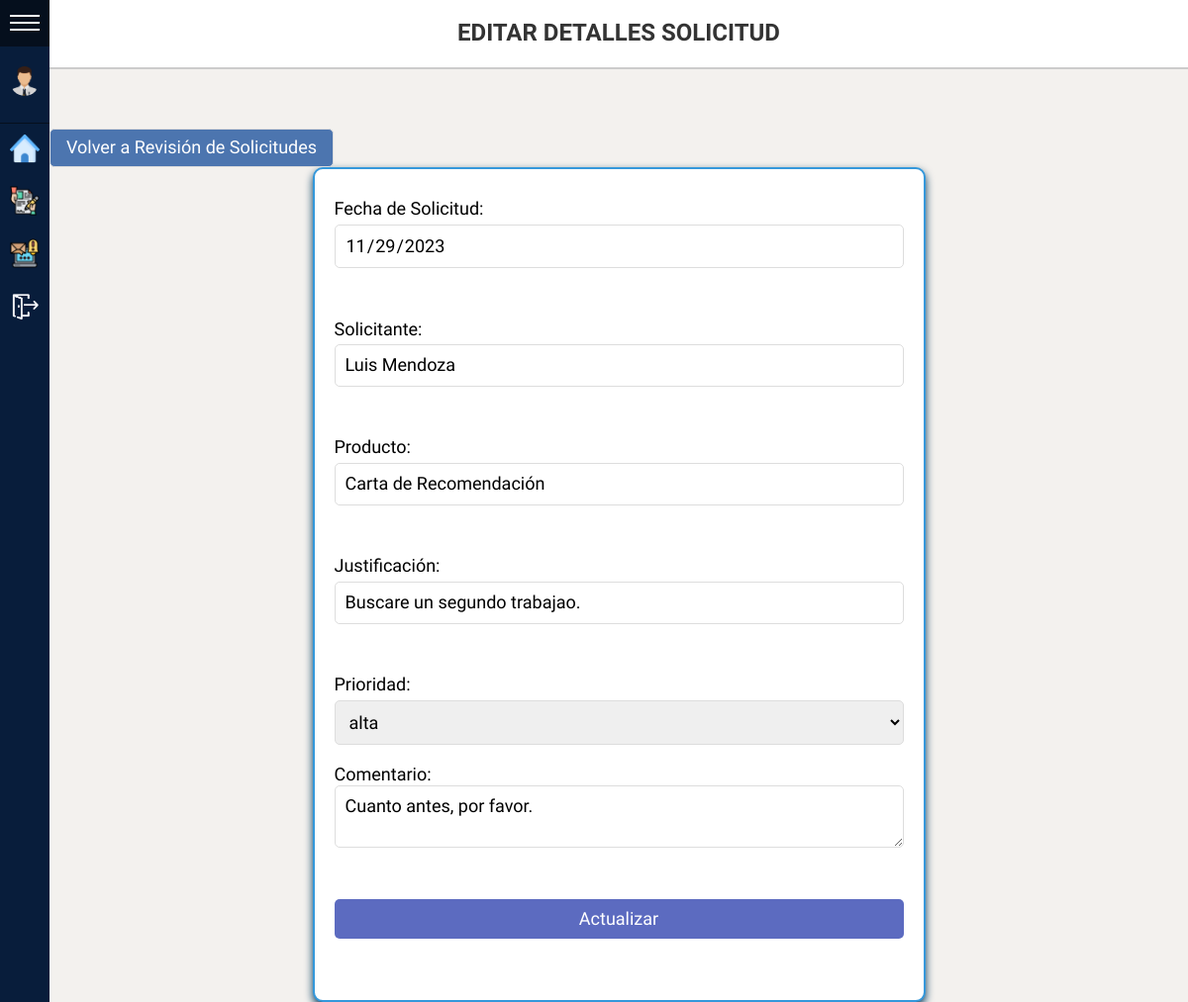
Screenshot of /Data/editRequisicionDetalles.php?idSolicitud=6 (signed in) with the database file from the repository.
### tables this page shows
CREATE TABLE solicitudes (
    idSolicitud INT AUTO_INCREMENT PRIMARY KEY,
    fechaSolicitud DATETIME NOT NULL,
    estadoSolicitud VARCHAR(30) NOT NULL,
    justificacion VARCHAR (150) NOT NULL,
    comentario VARCHAR(250),
    comentarioDenegado  VARCHAR(250),
    cantidad INT,
    idSolicitudUser INT,
    idSolicitudProducto INT,
    idPrioridad INT,
    estadoEntrega varchar(20) not null,
    FOREIGN KEY (idPrioridad) REFERENCES prioridades (idPrioridad),
    FOREIGN KEY (idSolicitudUser) REFERENCES usuarios(user_id),
    FOREIGN KEY (idSolicitudProducto) REFERENCES productos(idProducto)
);

CREATE TABLE usuarios (
    user_id INT AUTO_INCREMENT PRIMARY KEY,
    first_name VARCHAR(30) NOT NULL,
    last_name VARCHAR(30) NOT NULL,
    email VARCHAR(50),
    password VARCHAR(20) NOT NULL, 
    numTel VARCHAR(15) NOT NULL UNIQUE,
    category INT,
    nickname VARCHAR (20) NOT NULL,
    status VARCHAR (20) DEFAULT "Pendiente",
    profile_pic VARCHAR(200),
    fechaRegistro DATETIME NOT NULL,
    cantidadTrabajosAsignados INT DEFAULT 0,
    idDepaUsuario INT,
    FOREIGN KEY (category) REFERENCES roles(idRol),
    FOREIGN KEY (idDepaUsuario) REFERENCES departamentos(idDepartamento)
);

CREATE TABLE productos (
    idProducto INT AUTO_INCREMENT PRIMARY KEY,
    nomProducto VARCHAR (60) NOT NULL,
    descripcion VARCHAR (250) NOT NULL,
    tipoEntrega varchar(20) not null,
    idCatProducto INT,
    idDepaProducto INT,
    idTipoProducto INT,
    FOREIGN KEY (idTipoProducto) REFERENCES tipoSolicitado(idTipo),
    FOREIGN KEY (idCatProducto) REFERENCES categorias(idCategoria),
    FOREIGN KEY (idDepaProducto) REFERENCES departamentos(idDepartamento)
);

### Data/conexionDB.php (called while the page is built, shortened)
<?php
class conexionDB{
    private $HOST = "";
    private $USER = "";
    private $PASS = "";
    private $DB = "";
    protected $connection;
    public function __construct(){
        $this->HOST="localhost";
        $this->USER="root";
        $this->PASS="";
        $this->DB="requests";
    }
    public function connect(){
        $this->connection = mysqli_connect($this->HOST, $this->USER, $this->PASS, $this->DB);
        if($this->connection){
            return true;
        }else{
            return false;
        }
    }
    public function execquery($query){
        $this->dataset = mysqli_query($this->connection,$query);
        if($this->dataset){
            return $this->dataset;
        }else{
            return 0;
        }
    }
}
?>

### Data/Requisicion.php (called while the page is built, shortened)
<?php
include_once('conexionDB.php');
class Requisicion extends conexionDB{
        public function getAllPrioridades(){
            $query = "SELECT * from prioridades";
            $result = $this->connect();
            if ($result) {
                $dataset = $this->execquery($query);
            }
            else{
                $dataset = "error";
            }
            return $dataset;
        }
        public function getDatosSolicitud($idSolicitud){
            $query = "SELECT * FROM solicitudes WHERE idSolicitud = $idSolicitud";
            $result = $this->connect();
            if ($result) {
                $dataset = mysqli_fetch_assoc($this->execquery($query));
            }
            else{
                $dataset = "error";
            }
            return $dataset;
        }
        public function getUsuarioById($user_id){
            $query = "SELECT * FROM usuarios WHERE user_id = $user_id";
            $result = $this->connect();
            if ($result) {
                $dataset = $this->execquery($query);
            }
            else{
                $dataset = "error";
            }
            return $dataset;
        }
        public function getProductoContable($idProducto){
            $query = "SELECT * from productos where idProducto  = $idProducto";
            $result = $this->connect();
            if ($result) {
                $dataset = $this->execquery($query);
                $tupla = mysqli_fetch_assoc($dataset);
                $categoria = $tupla['idCatProducto'];
                if($categoria  === 2 || $categoria  === 3){
                    $contable = true;
                }else{
                    $contable = false;
                }
            }
            else{
                $contable = "error";
            }
            return $contable;
        }
        public function getNombreProducto($producto){
            $query = "SELECT * from productos where idProducto = $producto";
            $result = $this->connect();
            if ($result) {
                $dataset = $this->execquery($query);
                if ($dataset !== null) {
                    $count = mysqli_num_rows($dataset);
                    if ($count == 1) {
                        $tupla = mysqli_fetch_assoc($dataset);
                        $nombre = $tupla['nomProducto'];
                    }
                }
            }
            else{
                $nombre = "error";
            }
            return $nombre;
        }
}
?>

### Data/editRequisicionDetalles.php (the view, shortened to what this page needs)
<!DOCTYPE html>
<html lang="en">
<head>
    <link rel="stylesheet" href="../CSS/normalize.css">
	<link rel="stylesheet" href="../CSS/sidemenu.css">
	<link rel="stylesheet" href="../CSS/popUp.css">
	<link rel="stylesheet" href="../CSS/form.css">
</head>
<body>
	<div id="sidemenu" class="menu-collapsed">
		<div id="header">
			<div id="menu-btn">
				<div class="btn-hamburger"></div>
				<div class="btn-hamburger"></div>
				<div class="btn-hamburger"></div>
			</div>
		</div>
		<div id="profile">
			<?php
			if (!isset($_SESSION['profile_pic'])) {
				echo '<div id="photo"><img src="../img/profiles_pics/usuario.png" alt="Usuario"></div>';
			}else{
            	echo '<div id="photo"><img src="../img/profiles_pics/'.$_SESSION['profile_pic'].'" alt="Usuario"></div>';
			}
			?>
		</div>
		<div id="menu-items">
			<div class="item">
				<a href="../View/indexSupervisor.php">
					<div class="icon"><img src="../img/homeImagen.png" alt=""></div>
				</a>
			</div>
			<?php if($_SESSION['departamento'] != '3') { ?>
			<div class="item">
				<a href="../View/Supervisor/revisionSolicitudesSupervisor.php">
					<div class="icon"><img src="../img/solicitudImagen.png" alt=""></div>
				</a>
			</div>
			<?php }?>
			<div class="item">
				<a href="../View/Supervisor/notificacionesSupervisor.php">
					<div class="icon"><img src="../img/notificacionesImagen.png" alt=""></div>
				</a>
			</div>
			<div class="item">
				<a href="../App/logout.php">
					<div class="icon"><img src="../img/logout.png" alt=""></div>
				</a>
			</div>
		</div>
	</div>
	<div class="containerF">
    <h1>Editar detalles Solicitud</h1>
	</div>
    <br>
    <input class= "cata" type="button" value="Volver a Revisión de Solicitudes"  onclick="location.href='../View/Supervisor/revisionSolicitudesSupervisor.php'">
    <br>
<?php
    include('Requisicion.php');
    $miobjeto = new Requisicion();
    if(isset($_GET['idSolicitud'])){
        $datosPrevios = $miobjeto->getDatosSolicitud($_GET['idSolicitud']);
        $fecha = $datosPrevios['fechaSolicitud'];
        $justificacion = $datosPrevios['justificacion'];
        $comentario = $datosPrevios['comentario'];
        $cantidad = $datosPrevios['cantidad'];
        $idProducto = $datosPrevios['idSolicitudProducto'];
        $idSolicitante = $datosPrevios['idSolicitudUser'];
    }
    $datosUsuario = $miobjeto->getUsuarioById($idSolicitante);
    while($tupla  =  mysqli_fetch_assoc($datosUsuario)){
        $nombre = $tupla['first_name'];
        $apellido = $tupla['last_name'];
    }
    $contable = $miobjeto->getProductoContable($idProducto);
    $nombreProducto = $miobjeto->getNombreProducto($idProducto)
    ?>
	<div class="container">
        <form class="form" method="post" action="actualizarRequisicion.php">
            <label for="listPrioridades">Fecha de Solicitud:</label><input type="date" name="fechaSolicitud" value="<?php echo date('Y-m-d', strtotime($fecha)); ?>" readonly></input><br><br>
            <label for="listPrioridades">Solicitante:</label><input type="text" name="solicitante" value="<?php echo $nombre." ".$apellido?>" readonly></input><br><br>
            <label for="listPrioridades">Producto:</label><input type="text" name="<?php echo $nombreProducto?>" value="<?php echo $nombreProducto ?>" readonly></input><br><br>
            <label for="listPrioridades">Justificación:</label> <input name="txtJustificacion" value="<?php echo $justificacion; ?>"></input><br><br>
            <label for="listPrioridades">Prioridad:</label>
            <select name="listPrioridades" id=opcionesProducto>
			<?php
			$dataset = $miobjeto->getAllPrioridades();
			while ($tupla = mysqli_fetch_assoc($dataset)) {
				echo "<option name = \"listPrioridades\" value=\"" . $tupla['idPrioridad'] . "\" title=\"" . $tupla['nombre'] . "\">" . $tupla['nombre'] . "</option>";
			}
			?>
		</select><br>
            Comentario: <textarea name="txtComentario"><?php echo $comentario; ?></textarea><br><br>            <?php
                if($contable){
                    echo 'Cantidad: <input type="number" name="numCantidad" value="'.$cantidad.'"><br><br>';
                    echo '<input type="submit" name="submit" value="Actualizar">';
                }else{
                    echo '<input type="submit" name="submit" value="Actualizar">';
                    echo '<input type="hidden" name="numCantidad" value= '.$cantidad.'><br><br>';
                }
            ?>
        </form>
	</div>
</body>
</html>

### CSS/sidemenu.css (style rules this page uses)
:root { --width: 300px; --padding: 10px; --bgcolor: rgb(8, 29, 59); --hovercolor: rgb(5, 15, 29); --width-collapsed: 50px; --fuente: 'Libre Franklin', sans-serif; }
body { background-color: #f3f1ee; font-family: var(--fuente); font-size: 18px; padding: 0; margin: 0; margin-left: var(--width-collapsed); }
#sidemenu { background-color: var(--bgcolor); color: white; position: fixed; height: 100%; left: 0; top: 0; }
#sidemenu a { color: white; text-decoration: none; }
#sidemenu #header { box-sizing: border-box; border-bottom: solid 1px var(--hovercolor); }
#sidemenu #header #title, #sidemenu #header #menu-btn { vertical-align: middle; }
#sidemenu #header #menu-btn { display: inline-block; }
#sidemenu #header #menu-btn { cursor: pointer; padding: 10px; width: var(--width-collapsed); box-sizing: border-box; }
#sidemenu #header #menu-btn .btn-hamburger { background-color: #fff; width: 100%; height: 2px; margin: 5px 0; }
#sidemenu #profile { border-bottom: solid 1px var(--hovercolor); padding: var(--padding) 0; text-align: center; }
#sidemenu #profile #photo { box-sizing: border-box; padding: var(--padding); margin: 0 auto; }
#sidemenu #profile #photo img { border-radius: 50%; width: 60%; }
#sidemenu #profile #photo, #sidemenu #profile #name { font-size: 24px; padding: var(--padding) 0; overflow: hidden; }
#sidemenu #menu-items { overflow:hidden; }
#sidemenu #menu-items .item { width: var(--width); }
#sidemenu #menu-items .item .icon { display: inline-block; }
#sidemenu #menu-items .item .icon, #sidemenu #menu-items .item .title { font-size: 14px; vertical-align: middle; overflow: hidden; display: inline-block; }
#sidemenu #menu-items .item a { display: block; }
#sidemenu #menu-items .item .icon { box-sizing: border-box; padding: var(--padding); width: var(--width-collapsed); }
#sidemenu #menu-items .item .icon img { width: 100%; }
.menu-collapsed { width: var(--width-collapsed); }
.menu-collapsed .item { width: 100px; }

### CSS/form.css (style rules this page uses)
.container { width: 50%; padding: 20px; background-color: white; box-shadow: 0 0 10px rgba(0, 0, 0, 0.1); border-radius: 5px; display: flow; margin: 0 auto; border: #3498db 2px solid; border-radius: 10px; background-color: white; box-shadow: 0 4px 8px #043a5e; }
form { display: flex; flex-direction: column; }
label { margin-bottom: 5px; margin-top: 10px; }
input, select, textarea { padding: 10px; border: 1px solid #ddd; border-radius: 5px; }
input[type="submit"] { padding: 10px; border: none; border-radius: 5px; margin-top: 10px; background-color: #5c6bc0; color: white; cursor: pointer; }

### rows the page displays
solicitudes: fechaSolicitud "11/29/2023", idSolicitudProducto.nomProducto "Carta de Recomendación", txtJustificacion "Buscare un segundo trabajao.", txtComentario "Cuanto antes, por favor."
usuarios: solicitante "Luis Mendoza"

### other values shown
form field listPrioridades "alta"
